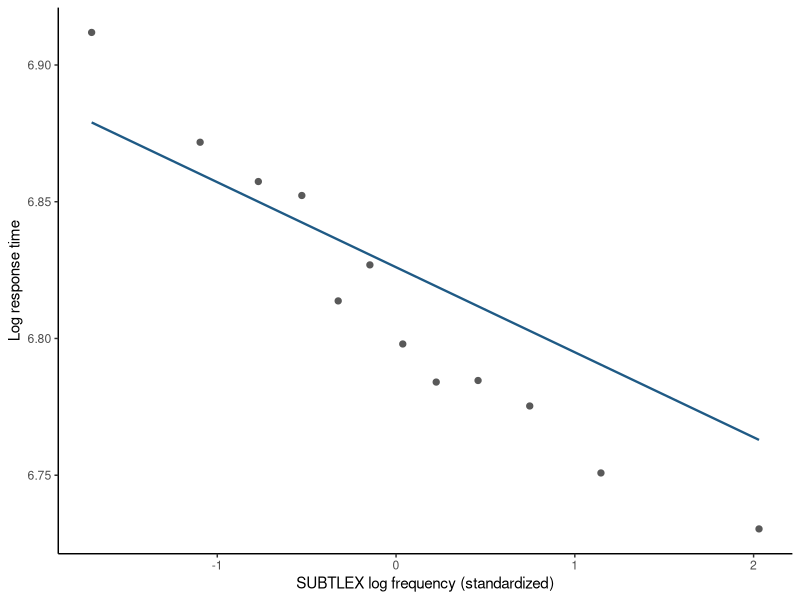

R code for this plot:
## ---- chunk 1
#| label: mald-fixed-random
library(lme4)
library(ggplot2)

mald <- read.csv("data/mald/mald-connected-trials.csv")
mald <- subset(mald, correct == 1L)

standardize <- function(x) {
  as.numeric(scale(x))
}

mald$z_frequency <- standardize(mald$log_frequency_subtlex)
mald$z_duration <- standardize(mald$log_duration)
mald$z_trial <- standardize(mald$trial_order)

fit <- lmer(
  log_rt ~ z_frequency + z_duration + z_trial +
    (1 + z_frequency | participant_id) +
    (1 | item),
  data = mald,
  control = lmerControl(
    optimizer = "bobyqa",
    optCtrl = list(maxfun = 200000L)
  )
)

data.frame(
  term = names(lme4::fixef(fit)),
  estimate = unname(lme4::fixef(fit)),
  row.names = NULL
)
## ---- chunk 2
#| label: plot-mald-fixed-random
frequency_breaks <- unique(quantile(
  mald$z_frequency,
  probs = seq(0, 1, length.out = 13L),
  names = FALSE
))
mald$frequency_bin <- cut(
  mald$z_frequency,
  breaks = frequency_breaks,
  include.lowest = TRUE
)

raw_bins <- aggregate(
  cbind(z_frequency, log_rt) ~ frequency_bin,
  data = mald,
  FUN = mean
)

prediction_grid <- data.frame(
  z_frequency = seq(
    min(raw_bins$z_frequency),
    max(raw_bins$z_frequency),
    length.out = 160L
  ),
  z_duration = 0,
  z_trial = 0
)
prediction_grid$fitted_log_rt <- predict(
  fit,
  newdata = prediction_grid,
  re.form = NA
)

ggplot(raw_bins, aes(x = z_frequency, y = log_rt)) +
  geom_point(color = "grey35", size = 1.8) +
  geom_line(
    data = prediction_grid,
    aes(y = fitted_log_rt),
    color = "#1F5A85",
    linewidth = 0.8
  ) +
  labs(
    x = "SUBTLEX log frequency (standardized)",
    y = "Log response time"
  ) +
  theme_classic()
